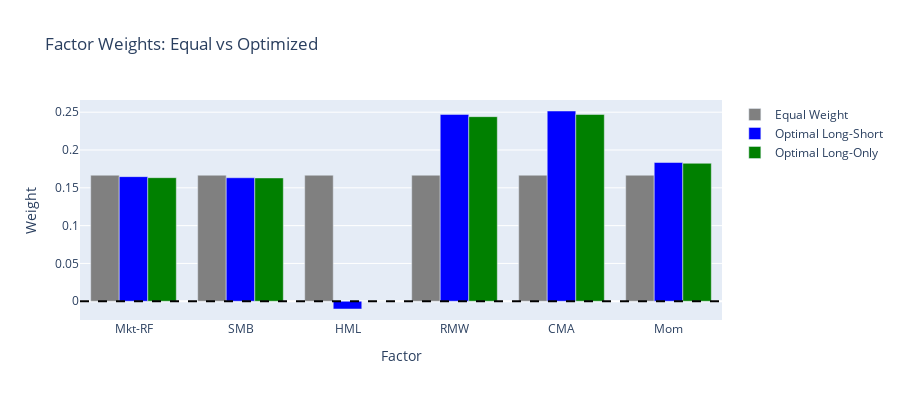

Write notebook code for a chart like this one.
### Code cell
# Visualize optimal weights
fig = go.Figure()

fig.add_trace(go.Bar(
    name='Equal Weight',
    x=factor_cols,
    y=ew_weights,
    marker_color='gray'
))

fig.add_trace(go.Bar(
    name='Optimal Long-Short',
    x=factor_cols,
    y=optimal_weights_ls,
    marker_color='blue'
))

fig.add_trace(go.Bar(
    name='Optimal Long-Only',
    x=factor_cols,
    y=optimal_weights_lo,
    marker_color='green'
))

fig.update_layout(
    title='Factor Weights: Equal vs Optimized',
    xaxis_title='Factor',
    yaxis_title='Weight',
    barmode='group',
    height=400
)
fig.add_hline(y=0, line_dash="dash", line_color="black")
fig.show()

### Figure 1 — Plotly figure (JSON) as saved in the notebook; plotly's stock layout.template omitted (floating-point values rounded to 4 significant figures)
{"data": [{"marker": {"color": "gray"}, "name": "Equal Weight", "type": "bar", "x": ["Mkt-RF", "SMB", "HML", "RMW", "CMA", "Mom"], "y": [0.1667, 0.1667, 0.1667, 0.1667, 0.1667, 0.1667]}, {"marker": {"color": "blue"}, "name": "Optimal Long-Short", "type": "bar", "x": ["Mkt-RF", "SMB", "HML", "RMW", "CMA", "Mom"], "y": [0.1648, 0.1633, -0.01023, 0.2471, 0.2516, 0.1835]}, {"marker": {"color": "green"}, "name": "Optimal Long-Only", "type": "bar", "x": ["Mkt-RF", "SMB", "HML", "RMW", "CMA", "Mom"], "y": [0.1634, 0.163, 9.504e-19, 0.2441, 0.247, 0.1824]}], "layout": {"barmode": "group", "height": 400, "shapes": [{"line": {"color": "black", "dash": "dash"}, "type": "line", "x0": 0, "x1": 1, "xref": "x domain", "y0": 0, "y1": 0, "yref": "y"}], "title": {"text": "Factor Weights: Equal vs Optimized"}, "xaxis": {"title": {"text": "Factor"}}, "yaxis": {"title": {"text": "Weight"}}}}
